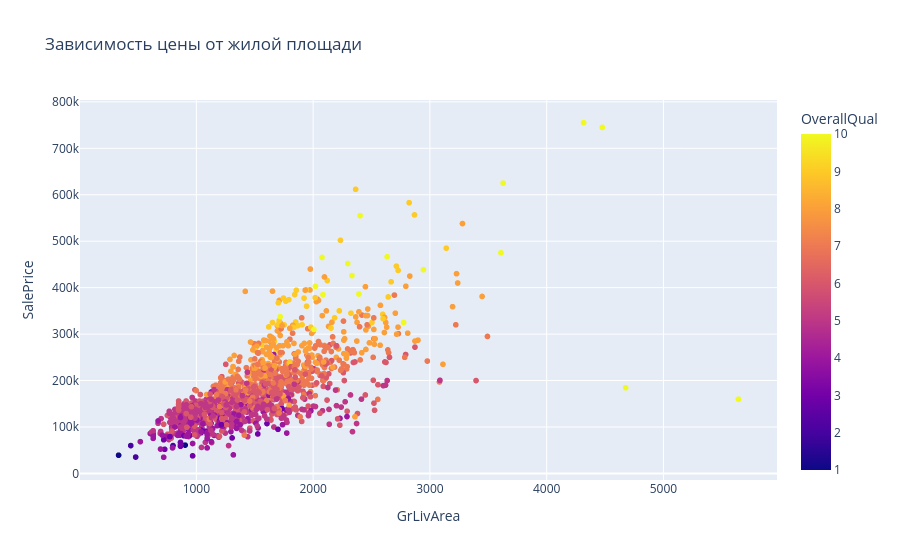

Notebook code for this chart:
### Code cell
# Violin plot для целевой переменной по категориям
plt.figure(figsize=(12, 6))
sns.violinplot(x='MSZoning', y='SalePrice', data=df)
plt.title('Распределение цен по зонированию')
plt.xticks(rotation=45)
plt.show()

# Pairplot для ключевых признаков (можно ограничить)
sns.pairplot(df[['SalePrice', 'GrLivArea', 'OverallQual', 'TotalBsmtSF', 'YearBuilt']])
plt.show()

# Интерактивный Plotly график
fig = px.scatter(df, x='GrLivArea', y='SalePrice', 
                 color='OverallQual', 
                 hover_data=['Neighborhood', 'YearBuilt'],
                 title='Зависимость цены от жилой площади')
fig.show()

### Figure 1 — Plotly figure (JSON) as saved in the notebook; plotly's stock layout.template omitted (floating-point values rounded to 4 significant figures; data arrays with more than 128 entries replaced by an {"elided": "..."} marker saying what was removed)
{"data": [{"customdata": {"elided": "1460x2 mixed values"}, "hovertemplate": "GrLivArea=%{x}<br>SalePrice=%{y}<br>Neighborhood=%{customdata[0]}<br>YearBuilt=%{customdata[1]}<br>OverallQual=%{marker.color}<extra></extra>", "legendgroup": "", "marker": {"color": {"elided": "1460 int values"}, "coloraxis": "coloraxis", "symbol": "circle"}, "mode": "markers", "name": "", "showlegend": false, "type": "scattergl", "x": {"elided": "1460 int values"}, "xaxis": "x", "y": {"elided": "1460 int values"}, "yaxis": "y"}], "layout": {"coloraxis": {"colorbar": {"title": {"text": "OverallQual"}}, "colorscale": [[0, "#0d0887"], [0.1111, "#46039f"], [0.2222, "#7201a8"], [0.3333, "#9c179e"], [0.4444, "#bd3786"], [0.5556, "#d8576b"], [0.6667, "#ed7953"], [0.7778, "#fb9f3a"], [0.8889, "#fdca26"], [1, "#f0f921"]]}, "legend": {"tracegroupgap": 0}, "title": {"text": "Зависимость цены от жилой площади"}, "xaxis": {"anchor": "y", "domain": [0, 1], "title": {"text": "GrLivArea"}}, "yaxis": {"anchor": "x", "domain": [0, 1], "title": {"text": "SalePrice"}}}}
